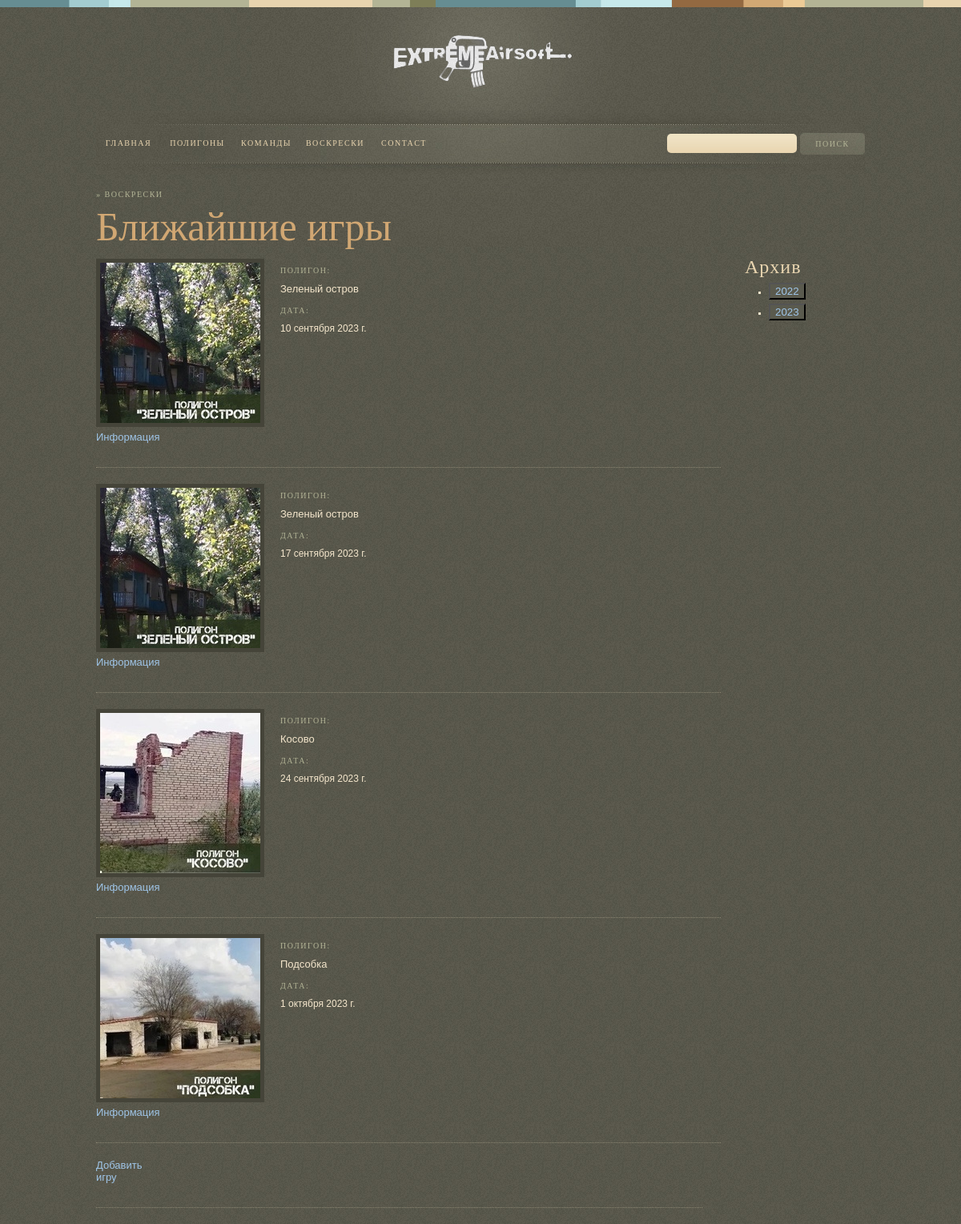
Before: /sunday_games/ with the older database file.
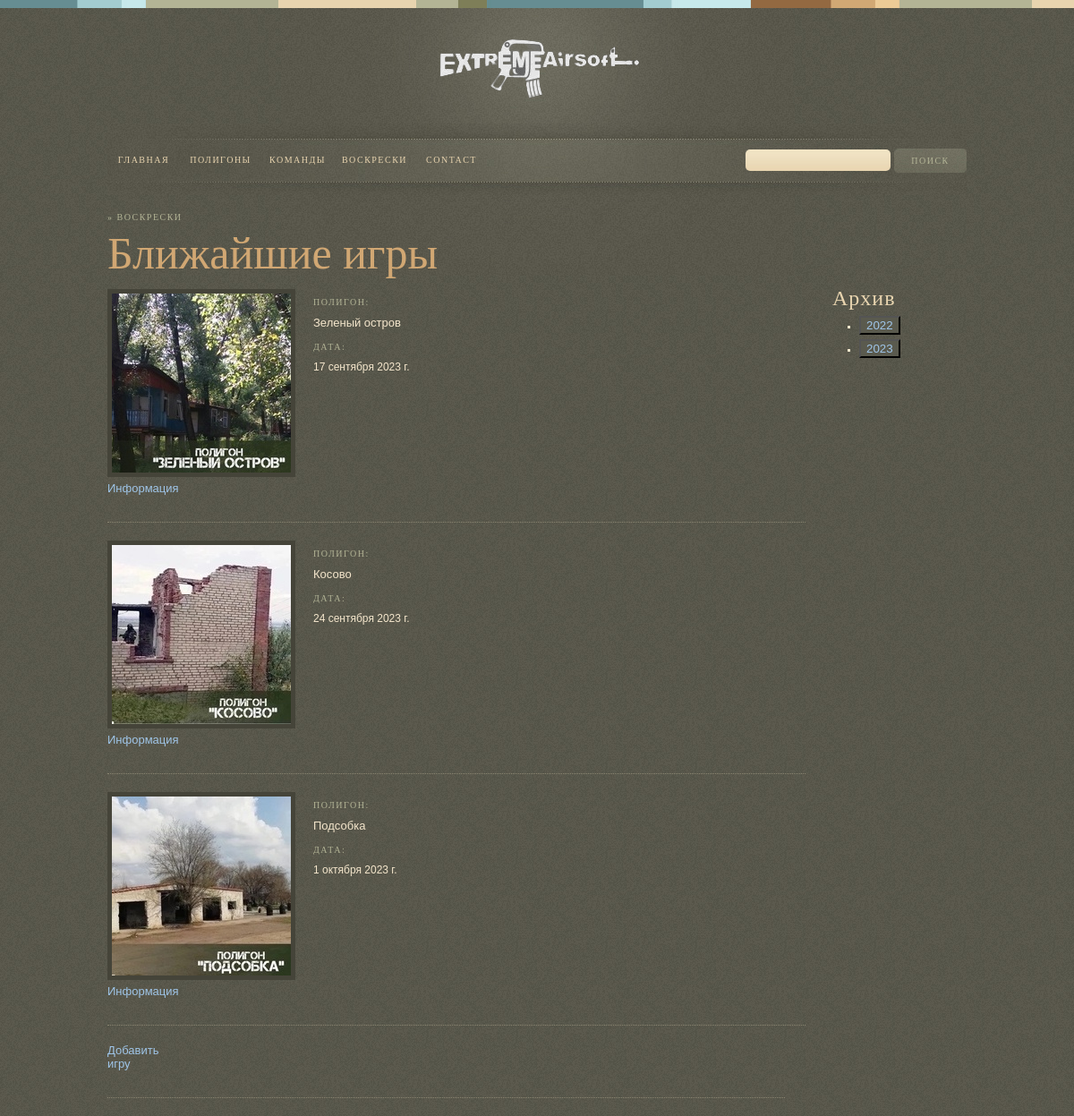
After: the same page with the newer database file.
### sunday_games/models.py (models this page shows, shortened)
class Game(models.Model):
    organizer_choose = [('STRIKE61', 'STRIKE61'),
                        ]
    date = models.DateField(verbose_name='date')
    polygon = models.ForeignKey(Polygons, on_delete=models.CASCADE, null=True, related_name='games_polygon')
    organizer = models.CharField(max_length=50, choices=organizer_choose, default='STRIKE61')
    start = models.TimeField(default='10:00')
    scenario = models.TextField(default='Будет позже', max_length=10000)
    foto_scenario = models.ImageField(upload_to='sunday_games_scenario', blank=True)
    contribution = models.IntegerField(default=200)
    is_future = models.BooleanField(default=True)
    slug = models.SlugField(default='', null=False)
    result = models.CharField(default='', max_length=1000)
    def get_url(self):
        return reverse('detail_game', args=[self.slug])

### polygons/models.py (models this page shows, shortened)
class Polygons(models.Model):
    name = models.CharField(verbose_name='URL', max_length=50)
    address = models.CharField(max_length=100)
    coordinates = models.CharField(max_length=50, default='Null')
    descriptions = models.CharField(max_length=1000)
    image = models.ImageField(upload_to='polygons/')
    image_full = models.ImageField(upload_to='polygons/full', default='')
    url_yandex = models.CharField(default='', max_length=500)
    slug = models.SlugField(default='', null=False)

### sunday_games/views.py (the view)
# urls.py: path('', GameListView.as_view(), name='sunday_games'),
class GameListView(ListView):
    model = Game
    template_name = 'sunday_games/list_games.html'
    def get_queryset(self):
        return Game.objects.filter(is_future=True).order_by('date')

### sunday_games/templates/sunday_games/list_games.html (shortened to what this page needs)
{% extends 'base.html' %}
{% load static %}
{% block content %}
<link href="{% static 'css/style.css' %}" media="all" rel="stylesheet" type="text/css"/>
<div id="primary">
    <h3>&#187; Воскрески </h3>
    {% if archive %}
        <h1 class="page-title">Архив {{ year }}</h1>
    {% else %}
        <h1 class="page-title">Ближайшие игры</h1>
    {% endif %}
    <div class="column-1_1">
        {% for game in object_list %}
        <div class="item">
            <img src=" {{ game.polygon.image.url }} " class="img-left" alt="spruce meadows"/>
            <h3>Полигон:</h3>
            <p class="text-4"> {{ game.polygon.name }} </p>
            <h3>Дата:</h3>
            <p class="submitted-2"> {{ game.date }} <br/><a class="text-5" href="{{ game.get_url }}">Информация</a>
        </div>
        {% endfor %}
        <div class="item">
            <p><a class="text-5" href="{% url 'create_game' %}">Добавить игру</a></p>
        </div>
    </div>
    <div class="column-2_2">
        <h2>Архив</h2>
        <form action="{% url 'archive_game' %}" method="get">
            <ul>
                <li><input class="text-6" name="year" type="submit" value="2022" /></li>
                <li><input class="text-6" name="year" type="submit" value="2023" /></li>
            </ul>
        </form>
    </div>
</div>
{% endblock %}

Changed rows visible on the page:
no longer on this page (row edited): Game: polygon.image (picture), polygon.name "Зеленый остров", date "10 сентября 2023 г."
